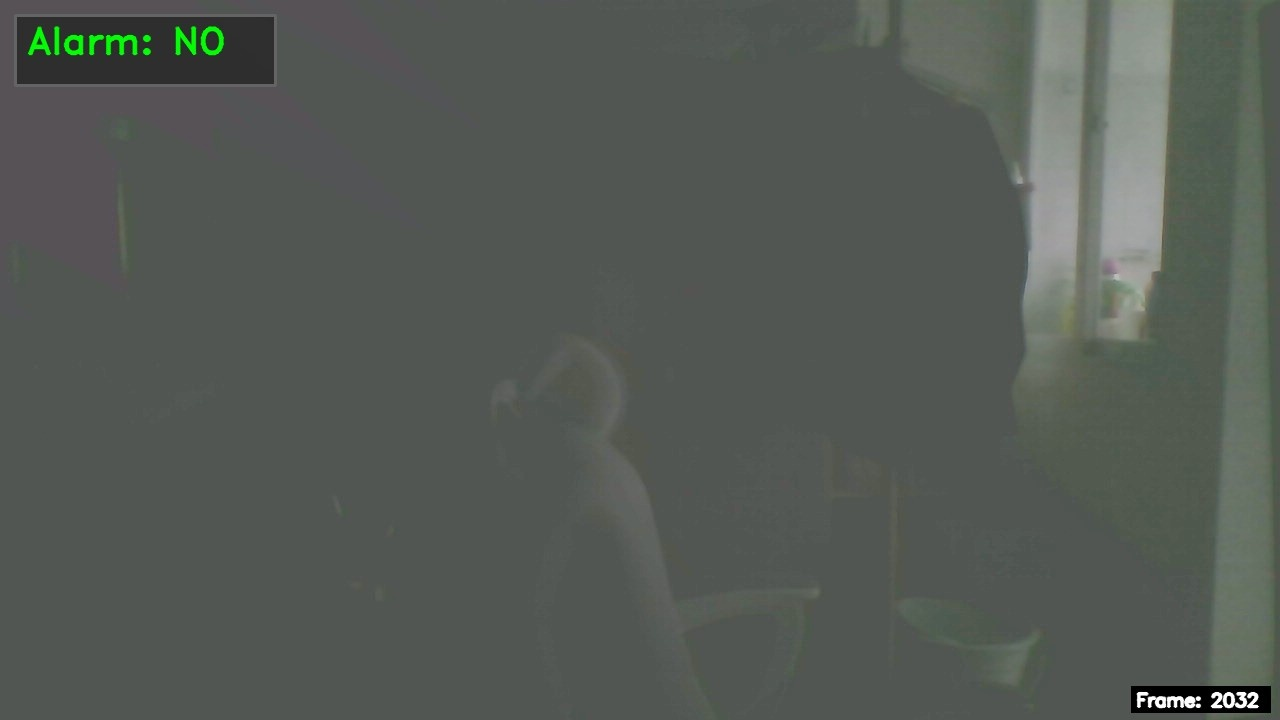
#> input picture fall_detection/eval_report/realtime_stream_verification.jpg, 1280 x 720 px
$ python -i env_enhance.py   (imports and definitions only)
#> lines starting #> are read from the running program, lines starting #| are printed output that depends on the picture
#> further down, picture is the input picture: shape (720, 1280, 3); mean B, G, R 84.7, 90.1, 84.5
"""
环境长尾增强模块
================
对视频应用可控的环境增强，模拟赛题要求的恶劣场景：
- 微光 (lowlight)：Gamma 变换 + 亮度/对比度降低
- 红外模拟 (infrared)：灰度 + CLAHE + 噪声
- 遮挡 (occlusion)：人体区域黑条/家具遮挡模拟
- 远距离 (far)：画面缩小内嵌于大画布
- 模糊 (blur)：运动模糊 + 高斯模糊
- 雨雾 (rain_fog)：雨线 + 雾化

所有增强作用于视频帧，不修改原始文件。
"""

import cv2
import numpy as np
from typing import Optional


# ═══════════════════════════════════════════════
#  1. 微光模拟
# ═══════════════════════════════════════════════
# [6 lines left out: function apply_lowlight, not called in this run]


# ═══════════════════════════════════════════════
#  2. 红外模拟
# ═══════════════════════════════════════════════
def apply_infrared(frame: np.ndarray) -> np.ndarray:
    """RGB → 灰度 → CLAHE → Gamma → 噪声 → 模糊 → 伪红外 (黑白高对比，人体偏亮背景偏暗)"""
    # ① 灰度化
    gray = cv2.cvtColor(frame, cv2.COLOR_BGR2GRAY).astype(np.float32)

    # ② CLAHE 增强暗处对比度（先转回 uint8）
    gray_u8 = gray.astype(np.uint8)
    clahe = cv2.createCLAHE(clipLimit=2.0, tileGridSize=(8, 8))
    gray_u8 = clahe.apply(gray_u8)
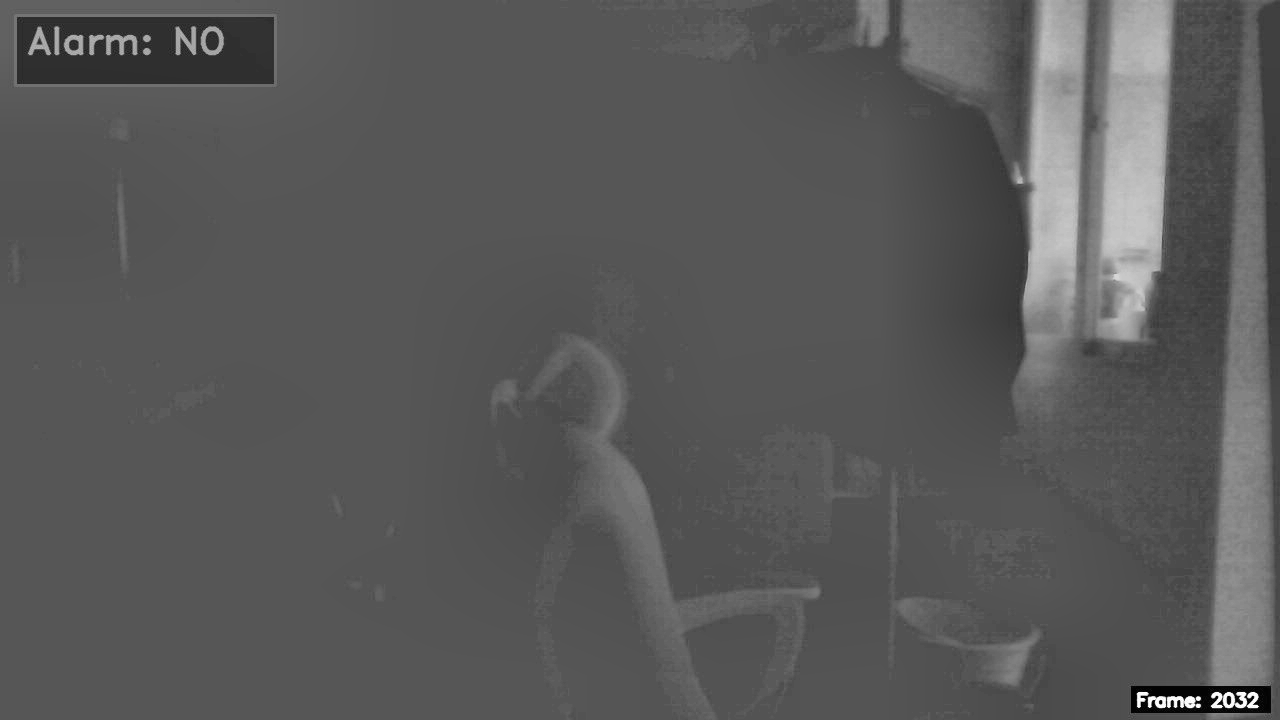
#> gray_u8: shape (720, 1280); min 2, max 255, mean 88.8
    gray = gray_u8.astype(np.float32)

    # ③ Gamma 提亮（模拟红外曝光，人体偏亮）
    gray = np.power(gray / 255.0, 0.6) * 255.0
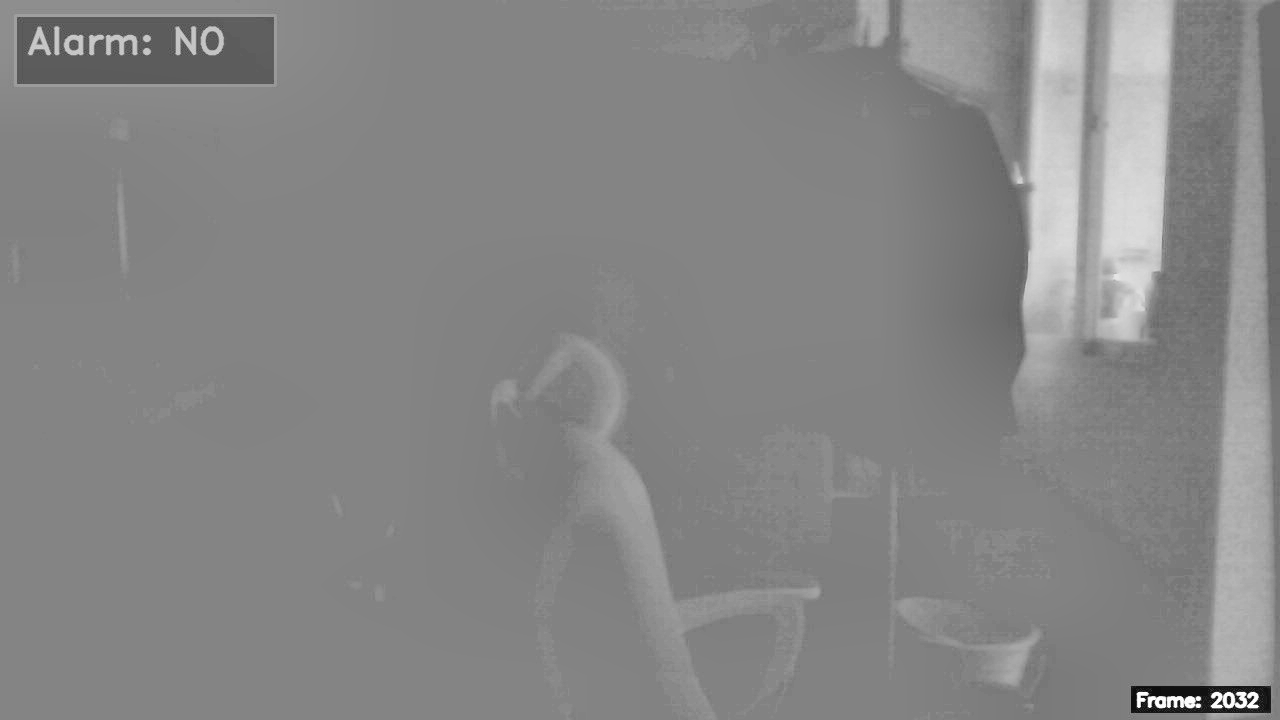
#> gray: shape (720, 1280) float32; min 13.91, max 255, mean 134.5

    # ④ 加高斯噪声（模拟红外雪花）
    noise = np.random.normal(0, 8, gray.shape).astype(np.float32)
    gray = np.clip(gray + noise, 0, 255)

    # ⑤ 轻微模糊（模拟红外低分辨率）
    gray = cv2.GaussianBlur(gray, (3, 3), 1.0)

    return cv2.cvtColor(gray.astype(np.uint8), cv2.COLOR_GRAY2BGR)


# ═══════════════════════════════════════════════
#  3. 遮挡模拟（下半身被家具遮挡）
# ═══════════════════════════════════════════════
# [85 lines left out: functions apply_occlusion, apply_far_distance, apply_blur, apply_rain_fog, not called in this run]


# ═══════════════════════════════════════════════
#  增强注册表
# ═══════════════════════════════════════════════
ENHANCEMENTS = {
    "original":   ("原始", lambda f: f),
    "lowlight":   ("微光", apply_lowlight),
    "infrared":   ("红外模拟", apply_infrared),
    "occlusion":  ("遮挡", apply_occlusion),
    "far":        ("远距离", apply_far_distance),
    "blur":       ("模糊", apply_blur),
    "rain_fog":   ("雨雾", apply_rain_fog),
}


# [28 lines left out: functions get_enhanced_video_frames, get_video_info, not called in this run]

>>> import cv2
>>> picture = cv2.imread('../eval_report/realtime_stream_verification.jpg')
>>> result = apply_infrared(picture)
